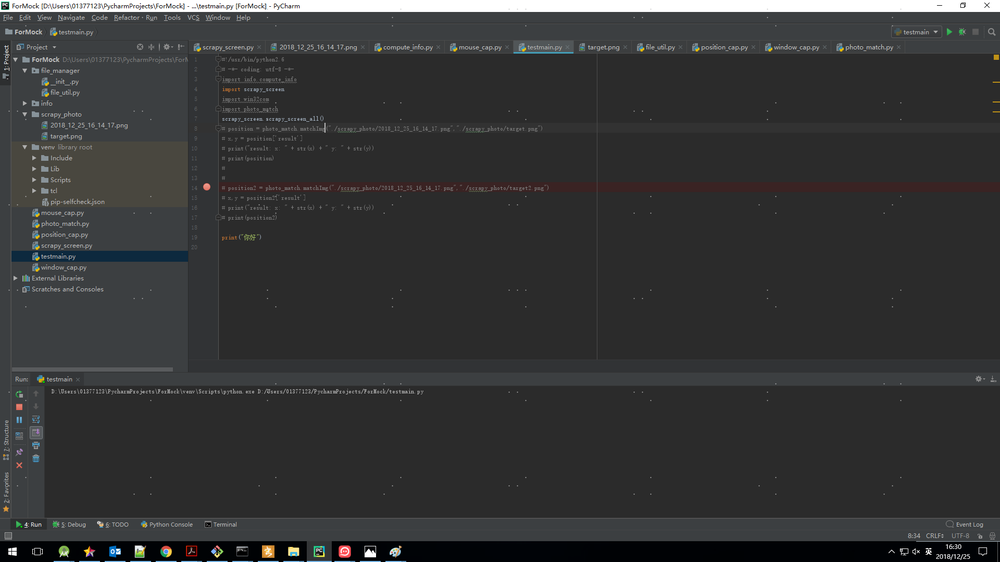
#> input picture scrapy_photo/2018_12_25_16_30_17.png, 1000 x 562 px, shrunk from 1920 x 1080 before the run
$ python testmain.py
#> lines starting #> are read from the running program, lines starting #| are printed output that depends on the picture; after the words box and inside, x2 and y2 are one past the last pixel; in counts of white or black regions, pixels touching at a corner belong together
### image_handle/image_grey.py
#!/usr/bin/python2.6
# -*- coding: utf-8 -*-
from PIL import Image
def image_grey_operate(src):
#> called with src = './scrapy_photo/2018_12_25_16_30_17.png'
    img = Image.open(src)
#> img is the input picture: PIL image 1000x562 RGB; mean R, G, B 52.8, 53.4, 53.8
    Img = img.convert('L')
    Img.save("./scrapy_photo/2018_12_25_16_30_17_1.png")
    threshold = 200
    table = []
    for i in range(256):
        if i < threshold:
            table.append(0)
        else:
            table.append(1)
    photo = Img.point(table, "1")
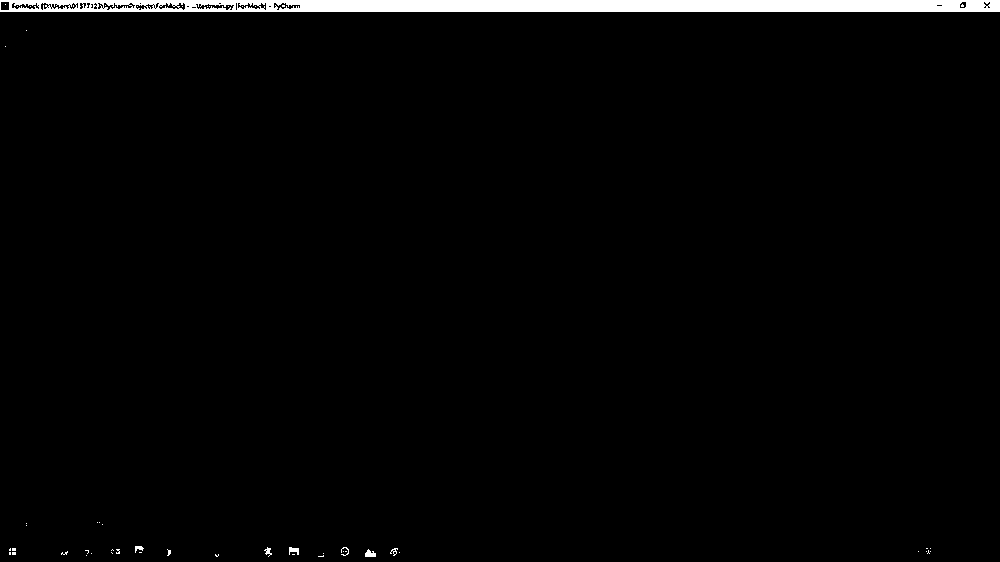
#> photo: PIL image 1000x562 1; 2% white; 54 white regions (47 under 20 px), largest, box (x1, y1, x2, y2) and area: (0, 0, 1000, 12) 11098, (365, 549, 376, 557) 60, (289, 547, 299, 555) 52
    photo.save("./scrapy_photo/2018_12_25_16_30_17_2.png")

### testmain.py
#!/usr/bin/python2.6
# -*- coding: utf-8 -*-
import image_handle.image_grey
# [11 lines of commented-out code are left out]
image_handle.image_grey.image_grey_operate("./scrapy_photo/2018_12_25_16_30_17.png")
print("你好")

$ run again, with scrapy_photo/target.png copied over scrapy_photo/2018_12_25_16_30_17.png
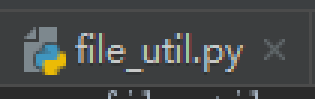
#> input picture scrapy_photo/target.png, 105 x 33 px (shown 3 times larger)
#> in image_grey_operate, img is the input picture: PIL image 105x33 RGBA; mean R, G, B, A 69.2, 71.4, 71.1, 255
#> in image_grey_operate, `Img = img.convert('L')`:
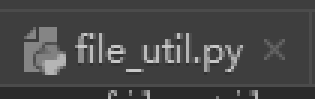
#> Img: PIL image 105x33 L (shown 3 times larger); min 43, max 201, mean 71
#> in image_grey_operate, `photo = Img.point(table, "1")`:
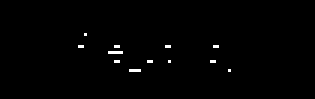
#> photo: PIL image 105x33 1 (shown 3 times larger); 0.75% white in thin lines or dots, all inside (x1, y1, x2, y2) = (26, 11, 77, 24)
